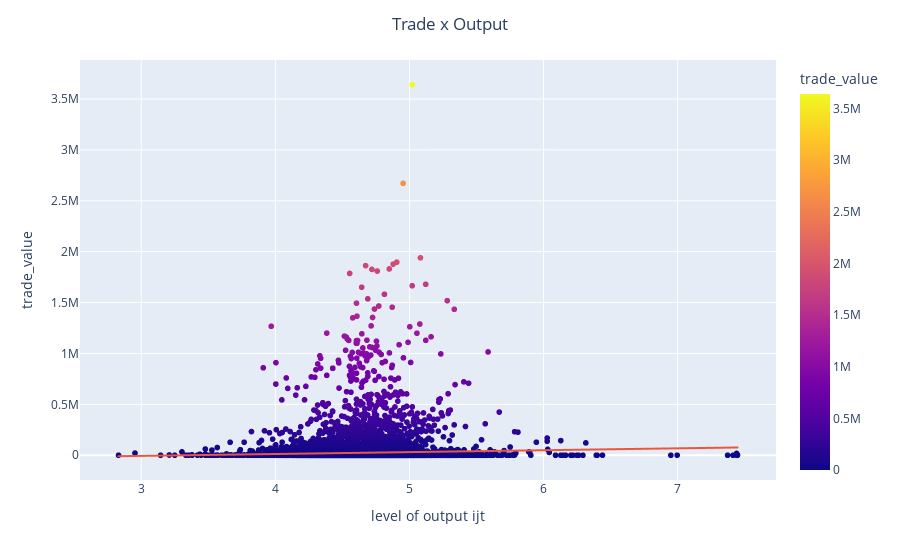

The notebook cell saved with this chart:
### Code cell
fig = px.scatter(data.dropna(), y="trade_value", x="level of output ijt", color="trade_value", trendline="ols")
fig.update_traces(textposition='top center')
fig.update_layout(title_text='Trade x Output', title_x=0.5)
fig.show()

### Figure 1 — Plotly figure (JSON) as saved in the notebook; plotly's stock layout.template omitted (floating-point values rounded to 4 significant figures; data arrays with more than 128 entries replaced by an {"elided": "..."} marker saying what was removed)
{"data": [{"hovertemplate": "level of output ijt=%{x}<br>trade_value=%{marker.color}<extra></extra>", "legendgroup": "", "marker": {"color": {"elided": "13345 float values"}, "coloraxis": "coloraxis", "symbol": "circle"}, "mode": "markers", "name": "", "showlegend": false, "textposition": "top center", "type": "scattergl", "x": {"elided": "13345 float values"}, "xaxis": "x", "y": {"elided": "13345 float values"}, "yaxis": "y"}, {"hovertemplate": "<b>OLS trendline</b><br>trade_value = 18569.1 * level of output ijt + -61962.4<br>R<sup>2</sup>=0.001571<br><br>level of output ijt=%{x}<br>trade_value=%{y} <b>(trend)</b><extra></extra>", "legendgroup": "", "marker": {"symbol": "circle"}, "mode": "lines", "name": "", "showlegend": false, "textposition": "top center", "type": "scattergl", "x": {"elided": "13345 float values"}, "xaxis": "x", "y": {"elided": "13345 float values"}, "yaxis": "y"}], "layout": {"coloraxis": {"colorbar": {"title": {"text": "trade_value"}}, "colorscale": [[0, "#0d0887"], [0.1111, "#46039f"], [0.2222, "#7201a8"], [0.3333, "#9c179e"], [0.4444, "#bd3786"], [0.5556, "#d8576b"], [0.6667, "#ed7953"], [0.7778, "#fb9f3a"], [0.8889, "#fdca26"], [1, "#f0f921"]]}, "legend": {"tracegroupgap": 0}, "margin": {"t": 60}, "title": {"text": "Trade x Output", "x": 0.5}, "xaxis": {"anchor": "y", "domain": [0, 1], "title": {"text": "level of output ijt"}}, "yaxis": {"anchor": "x", "domain": [0, 1], "title": {"text": "trade_value"}}}}
